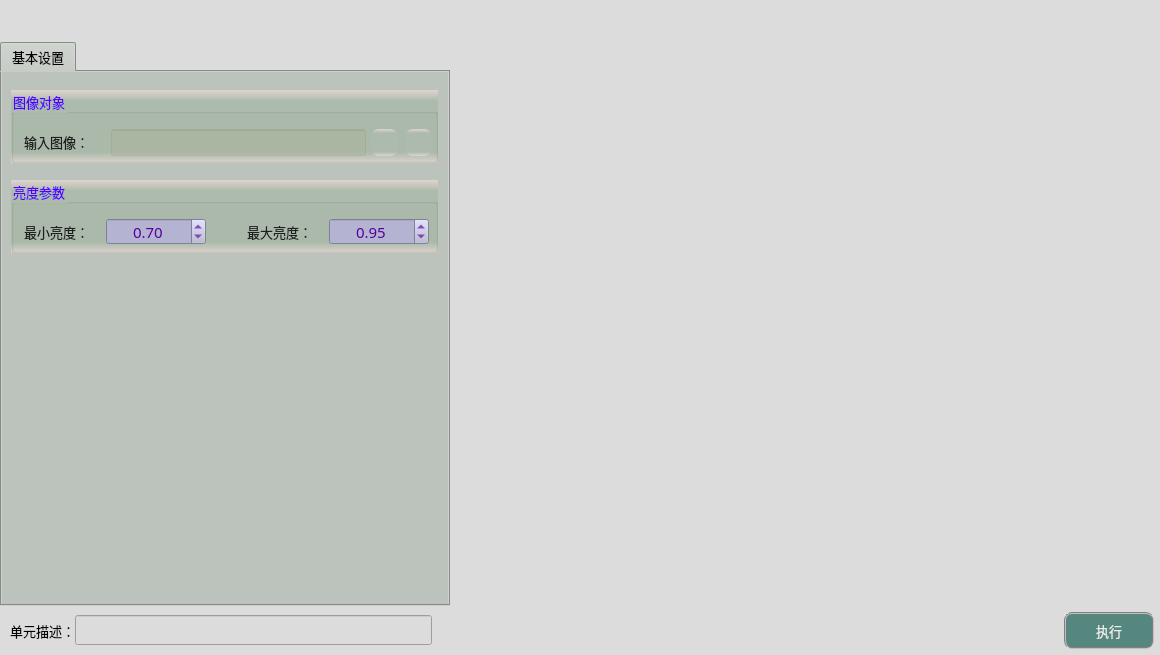
<?xml version="1.0" encoding="UTF-8"?>
<ui version="4.0">
 <class>frmBrightnessClass</class>
 <widget class="QDialog" name="frmBrightnessClass">
  <property name="geometry">
   <rect>
    <x>0</x>
    <y>0</y>
    <width>1160</width>
    <height>655</height>
   </rect>
  </property>
  <property name="sizePolicy">
   <sizepolicy hsizetype="Fixed" vsizetype="Fixed">
    <horstretch>0</horstretch>
    <verstretch>0</verstretch>
   </sizepolicy>
  </property>
  <property name="minimumSize">
   <size>
    <width>1160</width>
    <height>655</height>
   </size>
  </property>
  <property name="maximumSize">
   <size>
    <width>1160</width>
    <height>655</height>
   </size>
  </property>
  <property name="windowTitle">
   <string>亮度检测</string>
  </property>
  <property name="styleSheet">
   <string notr="true">background-color: rgb(220, 220, 220);</string>
  </property>
  <layout class="QGridLayout" name="gridLayout">
   <property name="leftMargin">
    <number>0</number>
   </property>
   <property name="topMargin">
    <number>0</number>
   </property>
   <property name="rightMargin">
    <number>0</number>
   </property>
   <property name="bottomMargin">
    <number>0</number>
   </property>
   <property name="spacing">
    <number>1</number>
   </property>
   <item row="1" column="0">
    <widget class="QTabWidget" name="tabWidget">
     <property name="sizePolicy">
      <sizepolicy hsizetype="Fixed" vsizetype="Expanding">
       <horstretch>0</horstretch>
       <verstretch>0</verstretch>
      </sizepolicy>
     </property>
     <property name="minimumSize">
      <size>
       <width>450</width>
       <height>550</height>
      </size>
     </property>
     <property name="maximumSize">
      <size>
       <width>16777215</width>
       <height>16777215</height>
      </size>
     </property>
     <property name="font">
      <font>
       <family>微软雅黑</family>
       <pointsize>10</pointsize>
      </font>
     </property>
     <property name="styleSheet">
      <string notr="true">background-color: #bcc2bc;</string>
     </property>
     <property name="currentIndex">
      <number>0</number>
     </property>
     <widget class="QWidget" name="tab">
      <attribute name="title">
       <string>基本设置</string>
      </attribute>
      <widget class="QGroupBox" name="groupCamera">
       <property name="geometry">
        <rect>
         <x>9</x>
         <y>18</y>
         <width>427</width>
         <height>73</height>
        </rect>
       </property>
       <property name="font">
        <font>
         <family>微软雅黑</family>
         <pointsize>10</pointsize>
        </font>
       </property>
       <property name="styleSheet">
        <string notr="true">background-color: qlineargradient(x1:0, y1:0, x2:0, y2:1, stop:0 #dfd5cf, stop: 0.15 #acbbac, stop: 0.85 #acbbac,stop:1 #dfd5cf);
color: rgb(85, 0, 255);</string>
       </property>
       <property name="title">
        <string>图像对象</string>
       </property>
       <widget class="QLabel" name="label_4">
        <property name="geometry">
         <rect>
          <x>13</x>
          <y>42</y>
          <width>79</width>
          <height>19</height>
         </rect>
        </property>
        <property name="font">
         <font>
          <family>微软雅黑</family>
          <pointsize>10</pointsize>
         </font>
        </property>
        <property name="styleSheet">
         <string notr="true">color: rgb(30, 30, 30);
background: transparent;</string>
        </property>
        <property name="text">
         <string>输入图像：</string>
        </property>
       </widget>
       <widget class="QLineEdit" name="txtLinkImage">
        <property name="geometry">
         <rect>
          <x>100</x>
          <y>39</y>
          <width>255</width>
          <height>27</height>
         </rect>
        </property>
        <property name="font">
         <font>
          <family>微软雅黑</family>
          <pointsize>10</pointsize>
         </font>
        </property>
        <property name="styleSheet">
         <string notr="true">color: rgb(0, 0, 200);
background-color: rgba(170, 170, 127,50);</string>
        </property>
        <property name="alignment">
         <set>Qt::AlignCenter</set>
        </property>
        <property name="readOnly">
         <bool>true</bool>
        </property>
       </widget>
       <widget class="QPushButton" name="btnLinkImage">
        <property name="geometry">
         <rect>
          <x>360</x>
          <y>39</y>
          <width>27</width>
          <height>27</height>
         </rect>
        </property>
        <property name="toolTip">
         <string>链接图像</string>
        </property>
        <property name="styleSheet">
         <string notr="true">QWidget{ border:none;border-radius: 8px;padding: 2px 4px;}
QPushButton:hover{ background-color: rgba(85, 150, 127, 100);}
QPushButton:pressed{background-color: rgba(85, 180, 127, 160);}</string>
        </property>
        <property name="text">
         <string/>
        </property>
        <property name="icon">
         <iconset resource="sub_res.qrc">
          <normaloff>:/resource/link.png</normaloff>:/resource/link.png</iconset>
        </property>
        <property name="iconSize">
         <size>
          <width>27</width>
          <height>27</height>
         </size>
        </property>
       </widget>
       <widget class="QPushButton" name="btnDelLinkImage">
        <property name="geometry">
         <rect>
          <x>394</x>
          <y>39</y>
          <width>27</width>
          <height>27</height>
         </rect>
        </property>
        <property name="toolTip">
         <string>删除图像链接</string>
        </property>
        <property name="styleSheet">
         <string notr="true">QWidget{ border:none;border-radius: 8px;padding: 2px 4px;}
QPushButton:hover{ background-color: rgba(226, 142, 162, 100);}
QPushButton:pressed{background-color: rgba(226, 172, 162, 200);}</string>
        </property>
        <property name="text">
         <string/>
        </property>
        <property name="icon">
         <iconset resource="sub_res.qrc">
          <normaloff>:/resource/del_link.png</normaloff>:/resource/del_link.png</iconset>
        </property>
        <property name="iconSize">
         <size>
          <width>27</width>
          <height>27</height>
         </size>
        </property>
       </widget>
      </widget>
      <widget class="QGroupBox" name="groupCamera_6">
       <property name="geometry">
        <rect>
         <x>9</x>
         <y>108</y>
         <width>427</width>
         <height>73</height>
        </rect>
       </property>
       <property name="font">
        <font>
         <family>微软雅黑</family>
         <pointsize>10</pointsize>
        </font>
       </property>
       <property name="styleSheet">
        <string notr="true">background-color: qlineargradient(x1:0, y1:0, x2:0, y2:1, stop:0 #dfd5cf, stop: 0.15 #acbbac, stop: 0.85 #acbbac,stop:1 #dfd5cf);
color: rgb(85, 0, 255);</string>
       </property>
       <property name="title">
        <string>亮度参数</string>
       </property>
       <widget class="QLabel" name="label_11">
        <property name="geometry">
         <rect>
          <x>13</x>
          <y>42</y>
          <width>79</width>
          <height>19</height>
         </rect>
        </property>
        <property name="font">
         <font>
          <family>微软雅黑</family>
          <pointsize>10</pointsize>
          <weight>50</weight>
          <bold>false</bold>
         </font>
        </property>
        <property name="styleSheet">
         <string notr="true">color: rgb(30, 30, 30);
background: transparent;</string>
        </property>
        <property name="text">
         <string>最小亮度：</string>
        </property>
       </widget>
       <widget class="QDoubleSpinBox" name="spinMinBrightness">
        <property name="geometry">
         <rect>
          <x>95</x>
          <y>38</y>
          <width>100</width>
          <height>27</height>
         </rect>
        </property>
        <property name="sizePolicy">
         <sizepolicy hsizetype="Fixed" vsizetype="Fixed">
          <horstretch>0</horstretch>
          <verstretch>0</verstretch>
         </sizepolicy>
        </property>
        <property name="minimumSize">
         <size>
          <width>100</width>
          <height>25</height>
         </size>
        </property>
        <property name="font">
         <font>
          <family>微软雅黑</family>
          <pointsize>11</pointsize>
         </font>
        </property>
        <property name="styleSheet">
         <string notr="true">QWidget{color: rgb(85, 0, 155);background-color: rgb(180, 180, 210);}
QDoubleSpinBox::up-button{
    border:transparent;
}
QDoubleSpinBox::down-button{
    border:transparent;
}
QDoubleSpinBox::up-arrow{
    image:url(:/resource/up.png);
}
QDoubleSpinBox::down-arrow{
    image:url(:/resource/down.png);
}</string>
        </property>
        <property name="alignment">
         <set>Qt::AlignCenter</set>
        </property>
        <property name="decimals">
         <number>2</number>
        </property>
        <property name="maximum">
         <double>999.990000000000009</double>
        </property>
        <property name="singleStep">
         <double>0.100000000000000</double>
        </property>
        <property name="value">
         <double>0.700000000000000</double>
        </property>
       </widget>
       <widget class="QLabel" name="label_12">
        <property name="geometry">
         <rect>
          <x>236</x>
          <y>42</y>
          <width>79</width>
          <height>19</height>
         </rect>
        </property>
        <property name="font">
         <font>
          <family>微软雅黑</family>
          <pointsize>10</pointsize>
          <weight>50</weight>
          <bold>false</bold>
         </font>
        </property>
        <property name="styleSheet">
         <string notr="true">color: rgb(30, 30, 30);
background: transparent;</string>
        </property>
        <property name="text">
         <string>最大亮度：</string>
        </property>
       </widget>
       <widget class="QDoubleSpinBox" name="spinMaxBrightness">
        <property name="geometry">
         <rect>
          <x>318</x>
          <y>38</y>
          <width>100</width>
          <height>27</height>
         </rect>
        </property>
        <property name="sizePolicy">
         <sizepolicy hsizetype="Fixed" vsizetype="Fixed">
          <horstretch>0</horstretch>
          <verstretch>0</verstretch>
         </sizepolicy>
        </property>
        <property name="minimumSize">
         <size>
          <width>100</width>
          <height>25</height>
         </size>
        </property>
        <property name="font">
         <font>
          <family>微软雅黑</family>
          <pointsize>11</pointsize>
         </font>
        </property>
        <property name="styleSheet">
         <string notr="true">QWidget{color: rgb(85, 0, 155);background-color: rgb(180, 180, 210);}
QDoubleSpinBox::up-button{
    border:transparent;
}
QDoubleSpinBox::down-button{
    border:transparent;
}
QDoubleSpinBox::up-arrow{
    image:url(:/resource/up.png);
}
QDoubleSpinBox::down-arrow{
    image:url(:/resource/down.png);
}</string>
        </property>
        <property name="alignment">
         <set>Qt::AlignCenter</set>
        </property>
        <property name="decimals">
         <number>2</number>
        </property>
        <property name="minimum">
         <double>0.010000000000000</double>
        </property>
        <property name="maximum">
         <double>1000.000000000000000</double>
        </property>
        <property name="singleStep">
         <double>0.100000000000000</double>
        </property>
        <property name="value">
         <double>0.950000000000000</double>
        </property>
       </widget>
      </widget>
     </widget>
    </widget>
   </item>
   <item row="1" column="2">
    <layout class="QGridLayout" name="imageLayout">
     <property name="spacing">
      <number>1</number>
     </property>
    </layout>
   </item>
   <item row="3" column="0" colspan="3">
    <layout class="QHBoxLayout" name="horizontalLayout">
     <property name="spacing">
      <number>0</number>
     </property>
     <property name="bottomMargin">
      <number>6</number>
     </property>
     <item>
      <spacer name="horizontalSpacer">
       <property name="orientation">
        <enum>Qt::Horizontal</enum>
       </property>
       <property name="sizeType">
        <enum>QSizePolicy::Fixed</enum>
       </property>
       <property name="sizeHint" stdset="0">
        <size>
         <width>10</width>
         <height>20</height>
        </size>
       </property>
      </spacer>
     </item>
     <item>
      <widget class="QLabel" name="label_3">
       <property name="sizePolicy">
        <sizepolicy hsizetype="Fixed" vsizetype="Fixed">
         <horstretch>0</horstretch>
         <verstretch>0</verstretch>
        </sizepolicy>
       </property>
       <property name="maximumSize">
        <size>
         <width>83</width>
         <height>25</height>
        </size>
       </property>
       <property name="font">
        <font>
         <family>微软雅黑</family>
         <pointsize>10</pointsize>
        </font>
       </property>
       <property name="styleSheet">
        <string notr="true">background-color: rgba(255, 255, 255, 0);</string>
       </property>
       <property name="text">
        <string>单元描述：</string>
       </property>
      </widget>
     </item>
     <item>
      <widget class="QLineEdit" name="txtDescribe">
       <property name="sizePolicy">
        <sizepolicy hsizetype="Fixed" vsizetype="Fixed">
         <horstretch>0</horstretch>
         <verstretch>0</verstretch>
        </sizepolicy>
       </property>
       <property name="minimumSize">
        <size>
         <width>357</width>
         <height>30</height>
        </size>
       </property>
       <property name="maximumSize">
        <size>
         <width>16777215</width>
         <height>30</height>
        </size>
       </property>
       <property name="font">
        <font>
         <family>微软雅黑</family>
         <pointsize>10</pointsize>
        </font>
       </property>
      </widget>
     </item>
     <item>
      <spacer name="horizontalSpacer_8">
       <property name="orientation">
        <enum>Qt::Horizontal</enum>
       </property>
       <property name="sizeHint" stdset="0">
        <size>
         <width>40</width>
         <height>20</height>
        </size>
       </property>
      </spacer>
     </item>
     <item>
      <widget class="QPushButton" name="btnExecute">
       <property name="minimumSize">
        <size>
         <width>90</width>
         <height>37</height>
        </size>
       </property>
       <property name="font">
        <font>
         <family>微软雅黑</family>
         <pointsize>10</pointsize>
        </font>
       </property>
       <property name="styleSheet">
        <string notr="true">QWidget{ background-color: rgb(85, 135, 127);}
QWidget{ color: rgb(235, 235, 235);}
QWidget{ border: 2px groove gray;border-radius: 8px;padding: 2px 4px;}
QPushButton:hover{ background-color: rgb(85, 155, 127);}
QPushButton:pressed{background-color: rgb(85, 175, 127);}</string>
       </property>
       <property name="text">
        <string>执行</string>
       </property>
      </widget>
     </item>
     <item>
      <spacer name="horizontalSpacer_2">
       <property name="orientation">
        <enum>Qt::Horizontal</enum>
       </property>
       <property name="sizeType">
        <enum>QSizePolicy::Fixed</enum>
       </property>
       <property name="sizeHint" stdset="0">
        <size>
         <width>6</width>
         <height>20</height>
        </size>
       </property>
      </spacer>
     </item>
    </layout>
   </item>
   <item row="0" column="2">
    <spacer name="verticalSpacer">
     <property name="orientation">
      <enum>Qt::Vertical</enum>
     </property>
     <property name="sizeType">
      <enum>QSizePolicy::Fixed</enum>
     </property>
     <property name="sizeHint" stdset="0">
      <size>
       <width>20</width>
       <height>42</height>
      </size>
     </property>
    </spacer>
   </item>
   <item row="0" column="0">
    <spacer name="verticalSpacer_2">
     <property name="orientation">
      <enum>Qt::Vertical</enum>
     </property>
     <property name="sizeType">
      <enum>QSizePolicy::Fixed</enum>
     </property>
     <property name="sizeHint" stdset="0">
      <size>
       <width>20</width>
       <height>42</height>
      </size>
     </property>
    </spacer>
   </item>
   <item row="2" column="0">
    <spacer name="verticalSpacer_4">
     <property name="orientation">
      <enum>Qt::Vertical</enum>
     </property>
     <property name="sizeType">
      <enum>QSizePolicy::Fixed</enum>
     </property>
     <property name="sizeHint" stdset="0">
      <size>
       <width>20</width>
       <height>5</height>
      </size>
     </property>
    </spacer>
   </item>
   <item row="1" column="1">
    <spacer name="horizontalSpacer_3">
     <property name="orientation">
      <enum>Qt::Horizontal</enum>
     </property>
     <property name="sizeType">
      <enum>QSizePolicy::Fixed</enum>
     </property>
     <property name="sizeHint" stdset="0">
      <size>
       <width>3</width>
       <height>20</height>
      </size>
     </property>
    </spacer>
   </item>
  </layout>
 </widget>
 <layoutdefault spacing="6" margin="11"/>
 <resources>
  <include location="sub_res.qrc"/>
  <include location="../../ImageProcess/ImageView/sub_res.qrc"/>
 </resources>
 <connections/>
</ui>
